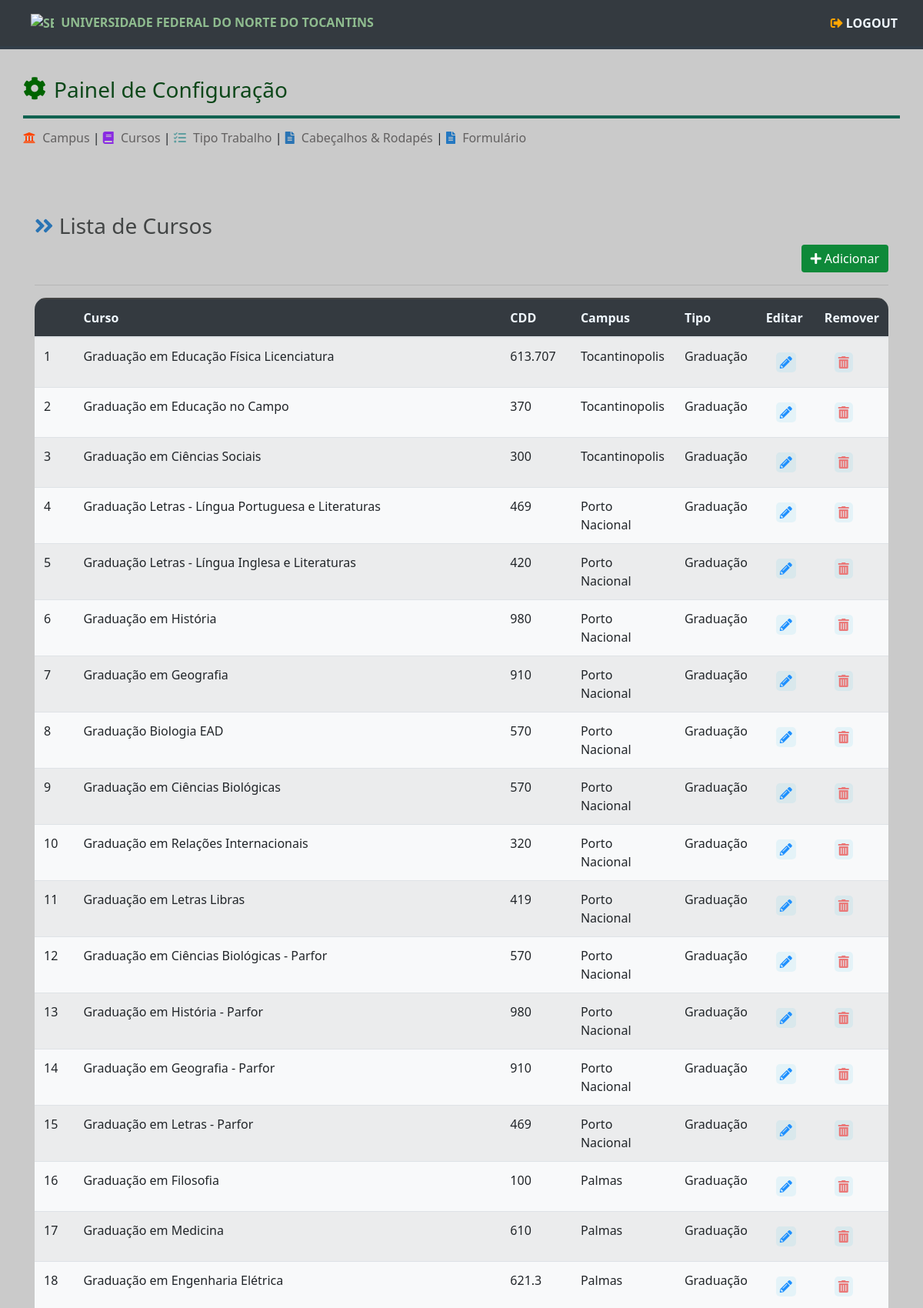
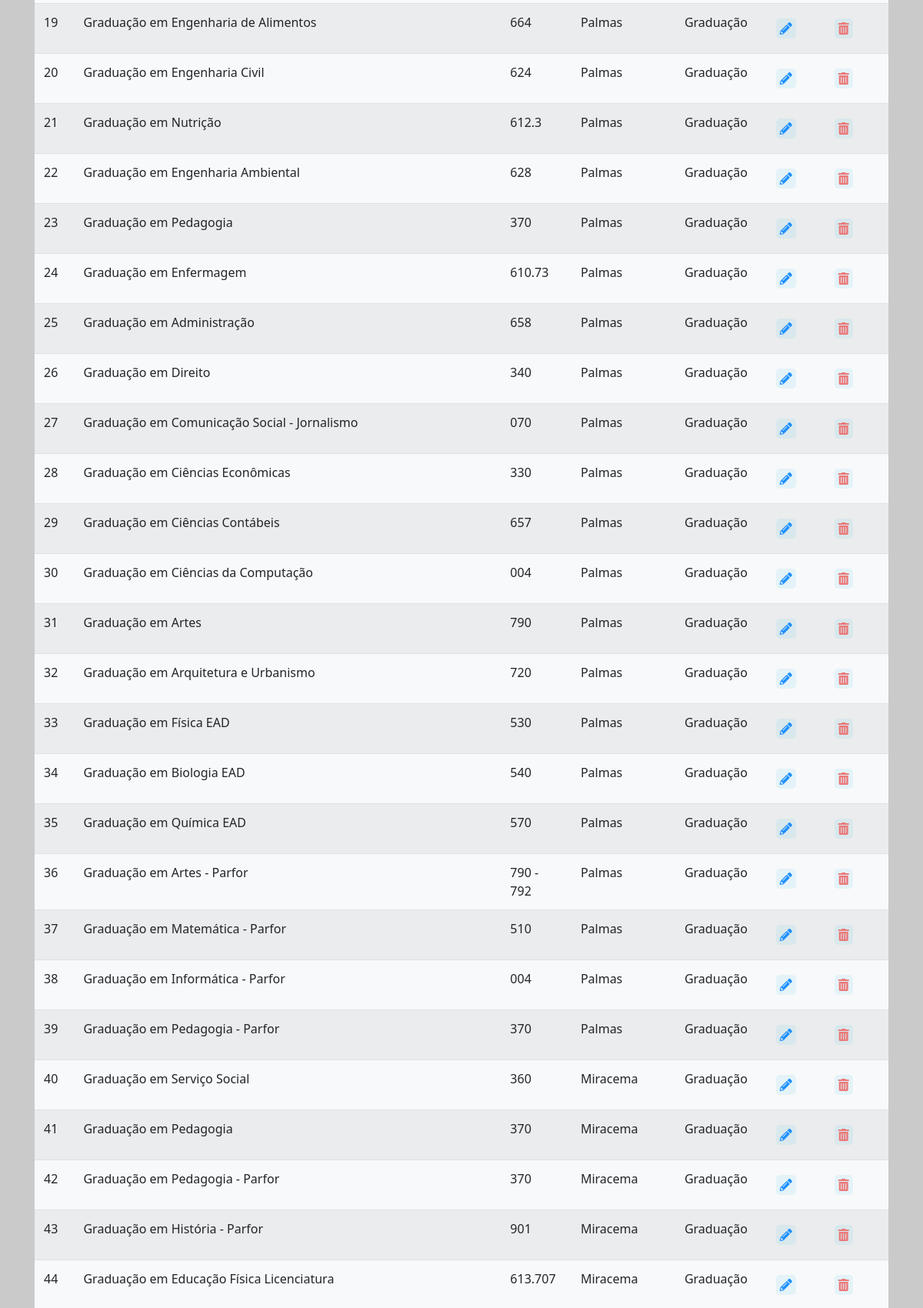
Screenshot of /cursos/ (signed in, upper part) with the database file from the repository (2 pictures, top to bottom).
### tables this page shows
CREATE TABLE curso (
                id INTEGER PRIMARY KEY AUTOINCREMENT,
                nome TEXT NOT NULL,
                cdd TEXT NOT NULL,
                campus_id INTEGER,
                tipo TEXT NOT NULL,
                ativo INTEGER DEFAULT 1,
                FOREIGN KEY (campus_id) REFERENCES campus(id) ON DELETE CASCADE       
                
            );

### routes/curso_routes.py (the view)
@curso_routes.route('/', methods=['GET', 'POST'])
@login_required
def curso_listar():
    cursos = CursoModel.get_all()
    campus = CampusModel.get_all()
    return render_template('cursos_view.html', cursos=cursos, campus=campus)

### app.py (called while the page is built)
@login_manager.user_loader
def load_user(user_id):
    return UserModel.get_user_by_id(user_id)

### data/conexao.py (called while the page is built)
def get_conexao():
    conexao = sqlite3.connect('data/gfc.db')
    return conexao

### models/base_model.py (called while the page is built)
    @classmethod
    def get_all(cls):
        if not cls.tabela:
            raise ValueError("Nome da tabela não especificado na classe derivada.")
        con = get_conexao()
        cursor = con.cursor()
        query = f'SELECT * FROM {cls.tabela}'
        cursor.execute(query)
        colunas = [coluna[0] for coluna in cursor.description]
        objetos = [cls(**dict(zip(colunas, row))) for row in cursor.fetchall()]
        con.close()
        return objetos

    @classmethod
    def get_by_id(cls, obj_id):
        if not cls.tabela:
            raise ValueError("Nome da tabela não especificado na classe derivada.")
        con = get_conexao()
        cursor = con.cursor()
        query = f'SELECT * FROM {cls.tabela} WHERE id=?'
        cursor.execute(query, (obj_id,))
        colunas = [coluna[0] for coluna in cursor.description]
        row = cursor.fetchone()
        if row:
            objeto = cls(**dict(zip(colunas, row)))
        else:
            objeto = None
        con.close()
        return objeto

### models/campus_model.py (called while the page is built)
    def __str__(self) -> str:
        return self.nome

### models/curso_model.py (called while the page is built)
    def get_campus(self):
        if self.campus_id is not None:
            return CampusModel.get_by_id(self.campus_id)
        else:
            return None

### models/user_model.py (called while the page is built)
    @staticmethod
    def get_user_by_id(user_id: int):
        con = get_conexao()
        cursor = con.cursor()
        query = 'SELECT * FROM user WHERE id=?'
        cursor.execute(query, (user_id,))
        row = cursor.fetchone()
        if row:
            user = UserModel(
                id=row[0],
                username=row[1],
                password=row[2],
                ativo=row[3],
            )
            con.close()
            return user
        else:
            con.close()
            return None

    @property
    def is_authenticated(self):
        return True if self.id is not None else False

### templates/cursos_view.html (shortened to what this page needs)
{% extends "base.html" %}
  {% block head %}
      <link rel="stylesheet" href="/static/assets/css/views/view.css" type="text/css">
  {% endblock %}
  {% block content %}
    {% include "componentes/_menu_conf.html" %}
  <div class="container">
    <div class="container">
      <div class="row">
        <h3><i class="fas fa-angle-double-right" style="color: rgb(42, 116, 180);"></i> Lista de Cursos</h3>
      </div>
      <div class="row" style="display: flex; justify-content: flex-end;">
        <button type="button" class="btn btn-primary" data-toggle="modal" data-target="#cursoModal" onclick="openModal()">
            <i class="fas fa-plus"></i> Adicionar
        </button>
      </div>
      </div>
      <hr>
      <div style="border-radius:15px; overflow: auto; padding: 0px; background-color:rgb(67, 67, 67); ">
        <table class="table table-striped bg-light" style="margin-top: 0px; padding:0px; border-top:2px solid rgb(67, 67, 67); ">
          <thead class="bg-dark" style="color: aliceblue;">
              <tr>
                  <th></th>
                  <th>Curso</th>
                  <th>CDD</th>
                  <th>Campus</th>
                  <th>Tipo</th>
                  <th>Editar</th>
                  <th>Remover</th>
              </tr>
          </thead>
          <tbody>
              {% for obj in cursos %}
                  <tr id="tr{{ obj.id }}">
                      <td>{{ loop.index }}</td>
                      <td>{{ obj.nome }}</td>
                      <td>{{ obj.cdd }}</td>
                      <td>{{ obj.get_campus() }}</td>
                      <td>{{ obj.tipo }}</td>
                      <td>
                          <a href="#">
                            <button type="button" class="btn" onclick='abrirModalEditar("{{ obj.id }}")'>
                                <i class="fas fa-pencil-alt icon" title="editar"></i>
                            </button>
                        </a>
                      </td>
                      <td>
                        <a href="#">
                          <button type="button" class="btn" onclick='abrirModalRemover("{{ obj.id }}", "{{ obj.nome }}");'>
                            <i class="fas fa-trash-alt icon-red"></i>
                          </button>
                      </a>
                      </td>
                  </tr>
              {% endfor %}
          </tbody>
      </table>
      </div>
  </div>
  {% endblock %}

### static/assets/css/main.css (style rules this page uses)
body { background-color: #cacaca; font-family:'Segoe UI', Tahoma, Geneva, Verdana, sans-serif; }
.container a { text-decoration: none; color: darkslategrey; }
.container { margin-top: 80px; margin-bottom: 0; }
button.btn-primary { background-color: #0e8939; border: 1px solid #034f03; text-align: center; border: #656765; }

### static/assets/css/views/view.css (style rules this page uses)
.container h3 { color:rgb(66, 69, 69); }
.icon { background-color: rgba(55, 192, 238, 0.1); border-radius: 5px; padding: 5px; color: dodgerblue; transition: 0.4s; }
.icon-red { background-color: rgba(55, 192, 238, 0.1); border-radius: 5px; padding: 5px; color: rgb(234, 121, 121); transition: 0.4s; }
table { overflow-x: auto; }

### rows the page displays
curso: nome "Graduação em Educação Física Licenciatura", cdd "613.707", get_campus "Tocantinopolis", tipo "Graduação"
curso: nome "Graduação em Educação no Campo", cdd "370", get_campus "Tocantinopolis", tipo "Graduação"
curso: nome "Graduação em Ciências Sociais", cdd "300", get_campus "Tocantinopolis", tipo "Graduação"
curso: nome "Graduação Letras - Língua Portuguesa e Literaturas", cdd "469", get_campus "Porto Nacional", tipo "Graduação"
curso: nome "Graduação Letras - Língua Inglesa e Literaturas", cdd "420", get_campus "Porto Nacional", tipo "Graduação"
curso: nome "Graduação em História", cdd "980", get_campus "Porto Nacional", tipo "Graduação"
curso: nome "Graduação em Geografia", cdd "910", get_campus "Porto Nacional", tipo "Graduação"
curso: nome "Graduação Biologia EAD", cdd "570", get_campus "Porto Nacional", tipo "Graduação"
curso: nome "Graduação em Ciências Biológicas", cdd "570", get_campus "Porto Nacional", tipo "Graduação"
curso: nome "Graduação em Relações Internacionais", cdd "320", get_campus "Porto Nacional", tipo "Graduação"
curso: nome "Graduação em Letras Libras", cdd "419", get_campus "Porto Nacional", tipo "Graduação"
curso: nome "Graduação em Ciências Biológicas - Parfor", cdd "570", get_campus "Porto Nacional", tipo "Graduação"
curso: nome "Graduação em História - Parfor", cdd "980", get_campus "Porto Nacional", tipo "Graduação"
curso: nome "Graduação em Geografia - Parfor", cdd "910", get_campus "Porto Nacional", tipo "Graduação"
curso: nome "Graduação em Letras - Parfor", cdd "469", get_campus "Porto Nacional", tipo "Graduação"
curso: nome "Graduação em Filosofia", cdd "100", get_campus "Palmas", tipo "Graduação"
curso: nome "Graduação em Medicina", cdd "610", get_campus "Palmas", tipo "Graduação"
curso: nome "Graduação em Engenharia Elétrica", cdd "621.3", get_campus "Palmas", tipo "Graduação"
curso: nome "Graduação em Engenharia de Alimentos", cdd "664", get_campus "Palmas", tipo "Graduação"
curso: nome "Graduação em Engenharia Civil", cdd "624", get_campus "Palmas", tipo "Graduação"
curso: nome "Graduação em Nutrição", cdd "612.3", get_campus "Palmas", tipo "Graduação"
curso: nome "Graduação em Engenharia Ambiental", cdd "628", get_campus "Palmas", tipo "Graduação"
curso: nome "Graduação em Pedagogia", cdd "370", get_campus "Palmas", tipo "Graduação"
curso: nome "Graduação em Enfermagem", cdd "610.73", get_campus "Palmas", tipo "Graduação"
curso: nome "Graduação em Administração", cdd "658", get_campus "Palmas", tipo "Graduação"
curso: nome "Graduação em Direito", cdd "340", get_campus "Palmas", tipo "Graduação"
curso: nome "Graduação em Comunicação Social - Jornalismo", cdd "070", get_campus "Palmas", tipo "Graduação"
curso: nome "Graduação em Ciências Econômicas", cdd "330", get_campus "Palmas", tipo "Graduação"
curso: nome "Graduação em Ciências Contábeis", cdd "657", get_campus "Palmas", tipo "Graduação"
curso: nome "Graduação em Ciências da Computação", cdd "004", get_campus "Palmas", tipo "Graduação"
curso: nome "Graduação em Artes", cdd "790", get_campus "Palmas", tipo "Graduação"
curso: nome "Graduação em Arquitetura e Urbanismo", cdd "720", get_campus "Palmas", tipo "Graduação"
curso: nome "Graduação em Física EAD", cdd "530", get_campus "Palmas", tipo "Graduação"
curso: nome "Graduação em Biologia EAD", cdd "540", get_campus "Palmas", tipo "Graduação"
curso: nome "Graduação em Química EAD", cdd "570", get_campus "Palmas", tipo "Graduação"
curso: nome "Graduação em Artes - Parfor", cdd "790 - 792", get_campus "Palmas", tipo "Graduação"
curso: nome "Graduação em Matemática - Parfor", cdd "510", get_campus "Palmas", tipo "Graduação"
curso: nome "Graduação em Informática - Parfor", cdd "004", get_campus "Palmas", tipo "Graduação"
curso: nome "Graduação em Pedagogia - Parfor", cdd "370", get_campus "Palmas", tipo "Graduação"
curso: nome "Graduação em Serviço Social", cdd "360", get_campus "Miracema", tipo "Graduação"
curso: nome "Graduação em Pedagogia", cdd "370", get_campus "Miracema", tipo "Graduação"
curso: nome "Graduação em Pedagogia - Parfor", cdd "370", get_campus "Miracema", tipo "Graduação"
curso: nome "Graduação em História - Parfor", cdd "901", get_campus "Miracema", tipo "Graduação"
curso: nome "Graduação em Educação Física Licenciatura", cdd "613.707", get_campus "Miracema", tipo "Graduação"
